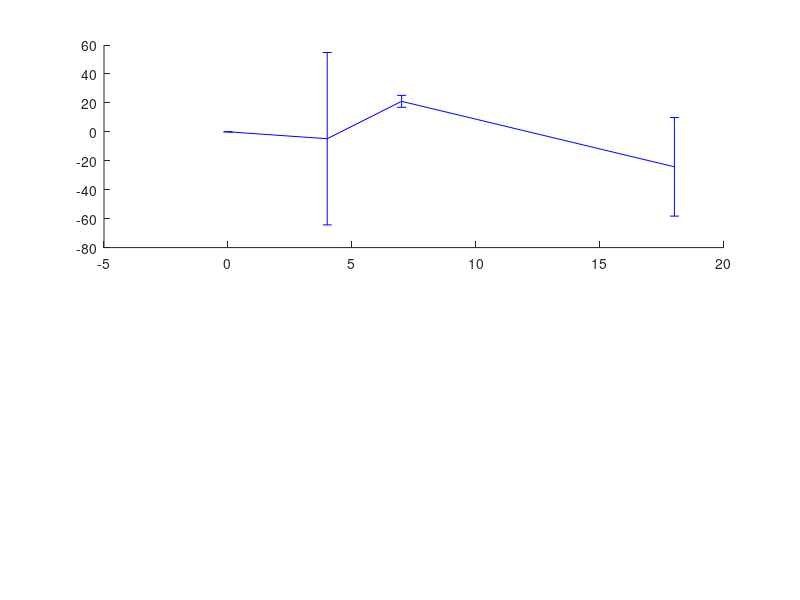

Here is the MATLAB script that generated this plot: (Note: this script raises an error after producing the figure.)
%% Line graph of IOI data over time
%For GC603, GC604, GC605
%  5.9.2013  JS
%Note: there is not a complete data set for each point


%% Input the Ratio Data (change in intensity compared to baseline)
%trimmed
T_Day0 = [0,0,0];
T_Day0_M = mean(T_Day0);
T_Day0_SD = std(T_Day0);
T_Day4 = [-12.60878564,-102.4483616,49.26657367];
T_Day4_M = mean(T_Day4);
T_Day4_SD = std(T_Day4);
T_Day7 = [8.705808143,-80.18941341];
T_Day7_M = mean(T_Day7);
T_Day7_SD = std(T_Day7);
T_Day18 = [-11.95434699,-49.82715767,-104.6633874];
T_Day18_M = mean(T_Day18);
T_Day18_SD = std(T_Day18);

%spared
S_Day0 = [0,0,0];
S_Day0_M = mean(S_Day0);
S_Day0_SD = std(S_Day0);
S_Day4 = [-63.79280095,-5.816005099,55.34486817];
S_Day4_M = mean(S_Day4);
S_Day4_SD = std(S_Day4);
S_Day7 = [18.15904162,23.97716573];
S_Day7_M = mean(S_Day7);
S_Day7_SD = std(S_Day7);
S_Day18 = [11.98742377,-28.8786454,-55.64383239];
S_Day18_M = mean(S_Day18);
S_Day18_SD = std(S_Day18);

%Spared-Trimmed
S_T0 =(S_Day0)-(T_Day0);
S_T0_M = mean(S_T0);
S_T0_SD = std(S_T0);
S_T4 =(S_Day4)-(T_Day4);
S_T4_M = mean(S_T4);
S_T4_SD = std(S_T4);
S_T7 =(S_Day7)-(T_Day7);
S_T7_M = mean(S_T7);
S_T7_SD = std(S_T7);
S_T18 =(S_Day18)-(T_Day18);
S_T18_M = mean(S_T18);
S_T18_SD = std(S_T18);


%% Line Graphs

%Spared and trimmed change in amplitude
Sp = [S_Day0_M, S_Day4_M,S_Day7_M,S_Day18_M];
Tr = [T_Day0_M, T_Day4_M,T_Day7_M,T_Day18_M];
time = [0,4,7,18];
Sp_SD = [S_Day0_SD, S_Day4_SD,S_Day7_SD,S_Day18_SD];
Tr_SD = [T_Day0_SD, T_Day4_SD,T_Day7_SD,T_Day18_SD];

figure ('name','IOI Results','numbertitle','off')
subplot (2,1,1)
hold on
errorbar(time,Sp,Sp_SD,'b','LineWidth', 2,'Marker', 'square')
errorbar(time,Tr,Tr_SD,'r','LineWidth', 2,'Marker', 'square')

set(gca,'XLim', [0 20],'XTick',0:1:20,'YLim', [-120 80],'YTick',-120:20:80)
ylabel('Change in Amp (-%DR/R_0)')
xlabel('Time (Days after start of trimming)')
title('Change in Amplitude')
legend('Spared','Trimmed')  

% Spared-Trimmed

S_T = [S_T0_M,S_T4_M,S_T7_M,S_T18_M];
S_T_SD = [S_T0_SD,S_T4_SD,S_T7_SD,S_T18_SD];

subplot (2,1,2)
hold on
errorbar(time,S_T,S_T_SD, 'k','LineWidth', 2,'Marker', 'square')

set(gca,'XLim', [0 20],'XTick',0:1:20,'YLim', [-80 140],'YTick',-80:20:140)
ylabel('Spared-Trimmed (-%DR/R_0)')
xlabel('Time (Days after start of trimming)')
title('Spared-Trimmed')
  


%% Statistics
%Two way ANOVA- 2 factors (time after whisker cutting and spared vs. trimmed)

groups1 = padcat(S_Day0', S_Day4',S_Day7',S_Day18',T_Day0', T_Day4',T_Day7',T_Day18');
groups2 = padcat(S_T0',S_T4',S_T7',S_T18');
groups3 = padcat(S_T0',[S_T4,S_T7,S_T18]');

names = {'D00','D04','D07','D18'};
names2 = [0,4,7,18,0,4,7,18];

[p,anovatab,stats] = anova1(groups2, names); 
[c,m,h,nms] = multcompare(stats,'ctype','bonferroni');

[p2,table2,stats2]= anova1(groups1,names2);
[c2,m2,h2,nms2] = multcompare(stats,'ctype','bonferroni');
%set(gca, 'Xticklabel',)

[h,p] = ttest2(S_T0, [S_T4,S_T7,S_T18])





